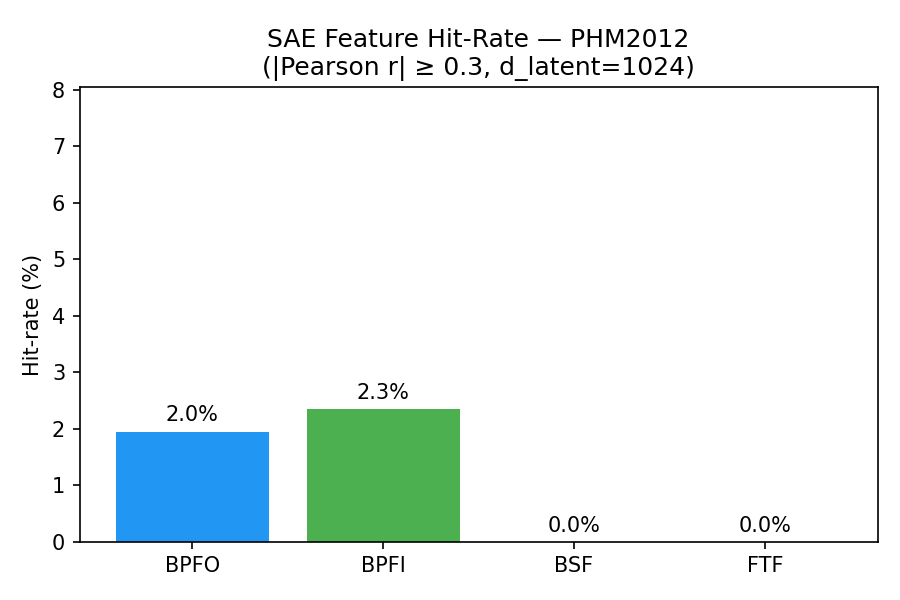
#> input picture manuscript/assets/figures/bab5/bpfx_phm2012_hitrate.png, 900 x 600 px, given in place of hitrate_panel.png, which was not available
$ python derive_assets.py
#> lines starting #> are read from the running program, lines starting #| are printed output that depends on the picture; pictures that were not available may be replaced by others from this repository, and a replacement may not be noted
"""Derive IMS/CWRU-free crops of the manuscript result figures.

IMS was dropped from the manuscript and CWRU is out of the SAE hit-rate
narrative, but the figure artwork in ``manuscript/assets`` still
carries their panels (2x2 grids). The manuscript pipeline owns those files,
so this script leaves them untouched and writes cropped copies that keep
only the PHM2012 and XJTU-SY panels into ``assets/derived/``. Re-rendering
the source figures upstream makes these crops obsolete.

Usage: python3 tools/derive_assets.py  (or ``make derived-assets``)
"""

from __future__ import annotations

from pathlib import Path

from PIL import Image, ImageChops

ROOT = Path(__file__).resolve().parents[1]
SRC = ROOT.parent / "manuscript" / "assets" / "figures" / "bab5"
OUT = ROOT / "assets" / "derived"

# source name -> (target name, crop box as fractions of (W, H))
CROPS = {
    # 2x2: PHM2012 | XJTU-SY on the top row, IMS | CWRU below -> keep top row
    "hitrate_panel.png": ("hitrate_panel_phm_xjtu.png", (0.0, 0.0, 1.0, 0.545)),
    # 2x2: PHM2012 | IMS, XJTUSY | CWRU -> keep the left column
    "sparsity_sweep.png": ("sparsity_sweep_phm_xjtu.png", (0.0, 0.0, 0.505, 1.0)),
}


def _trim(image: Image.Image, pad: int = 10) -> Image.Image:
    background = Image.new("RGB", image.size, (255, 255, 255))
    bbox = ImageChops.difference(image, background).getbbox()
    if not bbox:
        return image
    return image.crop((max(bbox[0] - pad, 0), max(bbox[1] - pad, 0),
                       min(bbox[2] + pad, image.width), min(bbox[3] + pad, image.height)))


def main() -> int:
    OUT.mkdir(parents=True, exist_ok=True)
    for source_name, (target_name, (fx0, fy0, fx1, fy1)) in CROPS.items():
        source = SRC / source_name
        image = Image.open(source).convert("RGB")
        w, h = image.size
#> w = 900; h = 600
        image = image.crop((int(fx0 * w), int(fy0 * h), int(fx1 * w), int(fy1 * h)))
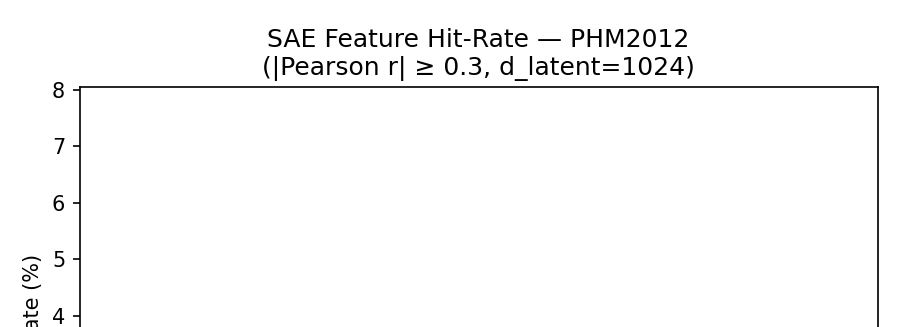
#> image: PIL image 900x327 RGB; min 0, max 255, mean 249.1
        image = _trim(image)
#> in _trim, `background = Image.new("RGB", image.size, (255, 255, 255))`: background: PIL image 900x327 RGB; every value is 255
#> in _trim, `bbox = ImageChops.difference(image, background).getbbox()`: bbox = (22, 28, 879, 327)
#> in _trim, `return image.crop((max(bbox[0] - pad, 0), max(bbox[1] - pad, 0), min(b..`:
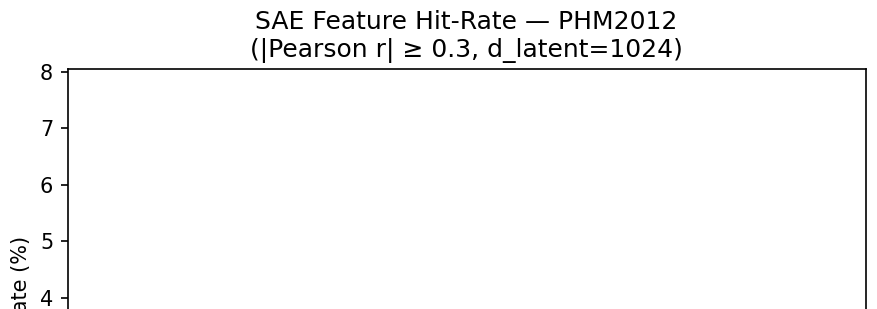
#> returned value: PIL image 877x309 RGB; min 0, max 255, mean 248.5
        target = OUT / target_name
        image.save(target, format="PNG")
        print(f"{source_name:22s} -> {target.relative_to(ROOT)}  {image.size}")
#| hitrate_panel.png      -> assets/derived/hitrate_panel_phm_xjtu.png  (877, 309)
#> pass 2 of the loop in main, `for source_name, (target_name, (fx0, fy0, fx1, fy1)) in CROPS.items():`:
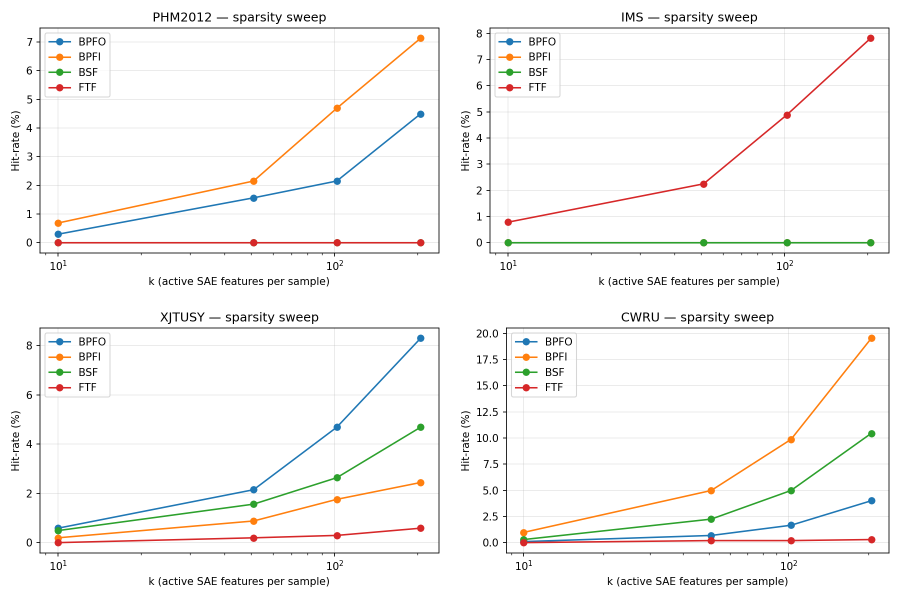
#> input picture manuscript/assets/figures/bab5/sparsity_sweep.png, 1800 x 1200 px (shown at 1/2 size)
#> in main, image is the input picture: PIL image 1800x1200 RGB; mean R, G, B 247.7, 247, 246.2
#> in main, `image = image.crop((int(fx0 * w), int(fy0 * h), int(fx1 * w), int(fy1 ..`:
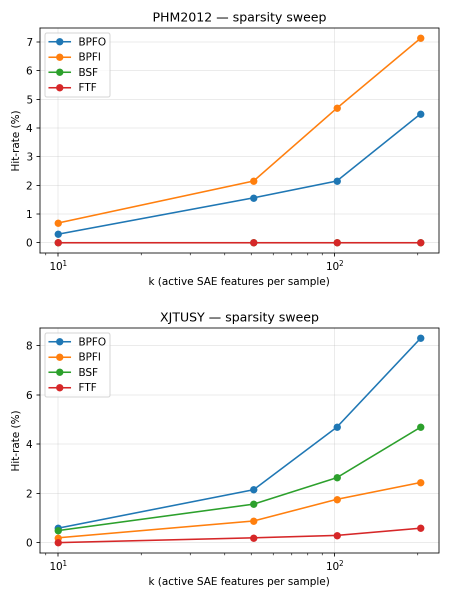
#> image: PIL image 909x1200 RGB (shown at 1/2 size); mean R, G, B 247.8, 247, 246.3
#> background: PIL image 909x1200 RGB; every value is 255
#> bbox = (22, 24, 879, 1174)
#> in _trim (call 2), `return image.crop((max(bbox[0] - pad, 0), max(bbox[1] - pad, 0), min(b..`:
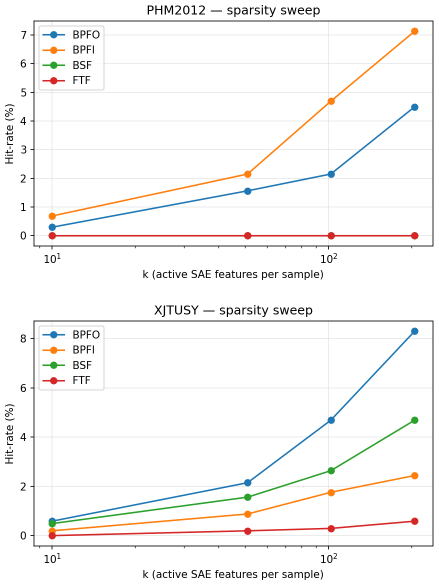
#> returned value: PIL image 877x1170 RGB (shown at 1/2 size); mean R, G, B 247.3, 246.5, 245.7
#| sparsity_sweep.png     -> assets/derived/sparsity_sweep_phm_xjtu.png  (877, 1170)

    # kerangka (Gambar III.1): the prognostic dataset box still lists IMS on
    # its second line (y 724-742 at 2344x893) — paint it over with the box
    # fill so the box reads "PHM2012 · XJTU-SY" only.
    source = SRC.parent / "bab3" / "kerangka_terintegrasi.png"
    image = Image.open(source).convert("RGB")
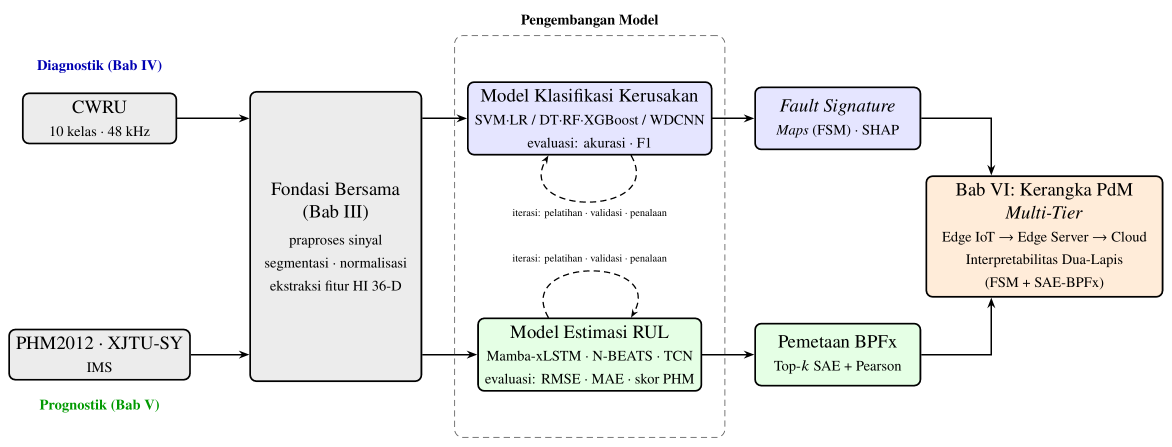
#> input picture dissertation-docx/assets/figures/bab3/kerangka_terintegrasi.png, 2344 x 893 px, found by its file name (shown at 1/2 size)
#> image is the input picture: PIL image 2344x893 RGB; mean R, G, B 240.3, 240.7, 239.8
    image.paste((236, 236, 236), (80, 703, 320, 753))
    target = OUT / "kerangka_terintegrasi_no_ims.png"
    image.save(target, format="PNG")
    print(f"{'kerangka_terintegrasi':22s} -> {target.relative_to(ROOT)}  {image.size}")
#| kerangka_terintegrasi  -> assets/derived/kerangka_terintegrasi_no_ims.png  (2344, 893)
    return 0


if __name__ == "__main__":
    raise SystemExit(main())
#> (the program exits here)
